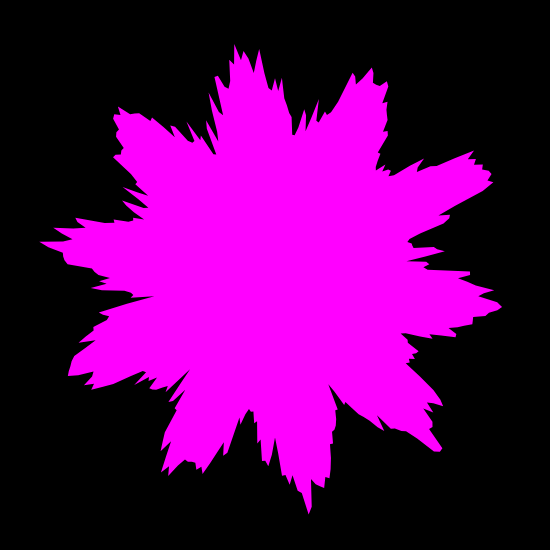
Frame 1 (no input)
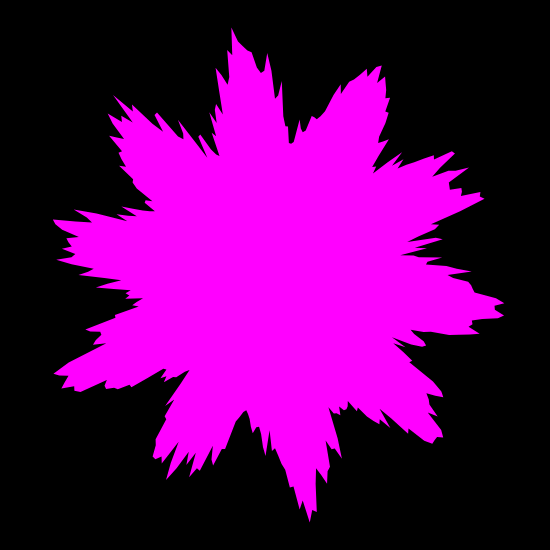
Frame 60 (no input)
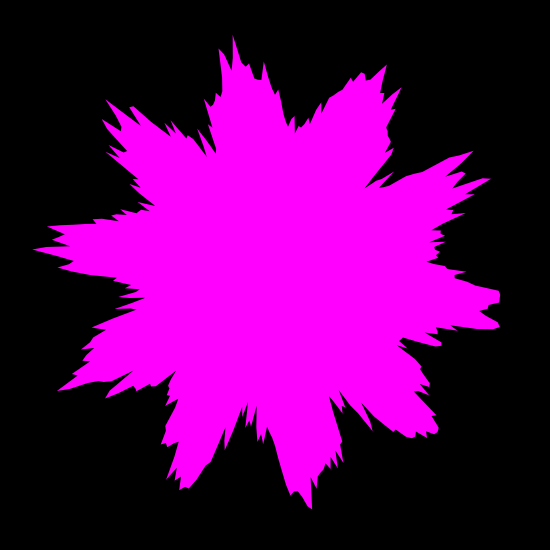
Frame 120 (the mouse pressed at the canvas centre since frame 60)

The p5.js sketch that drew these frames (run headless with seeded random() and noise() and a simulated clock; from frame 60 on, the mouse is pressed at the canvas centre):

// p5.js sketch
// ── sketch.js
function setup() {
  createCanvas(550, 550);
  background(0);
  angleMode(DEGREES);
}
/////////////////////////////////////////////////
function draw() {
  background(0);
  noStroke();
  fill(255, 0, 255);
  translate(width / 2, height / 2);

  //ADDITIVE SYNTHESIS IN A CIRCLE
  var radius = 150;
  beginShape();
  for (var theta = 0; theta < 360; theta += 1) {
    var wave1 = (sin(theta * 10) * radius) / 4; // your sine code here
    var wave2 = (noise(frameCount / 10 + theta / 2) * radius) / 2; // your noise code here
    var r = radius + wave1 + wave2;
    var x = cos(theta) * r;
    var y = sin(theta) * r;
    vertex(x, y);
  }
  endShape(CLOSE);
}
